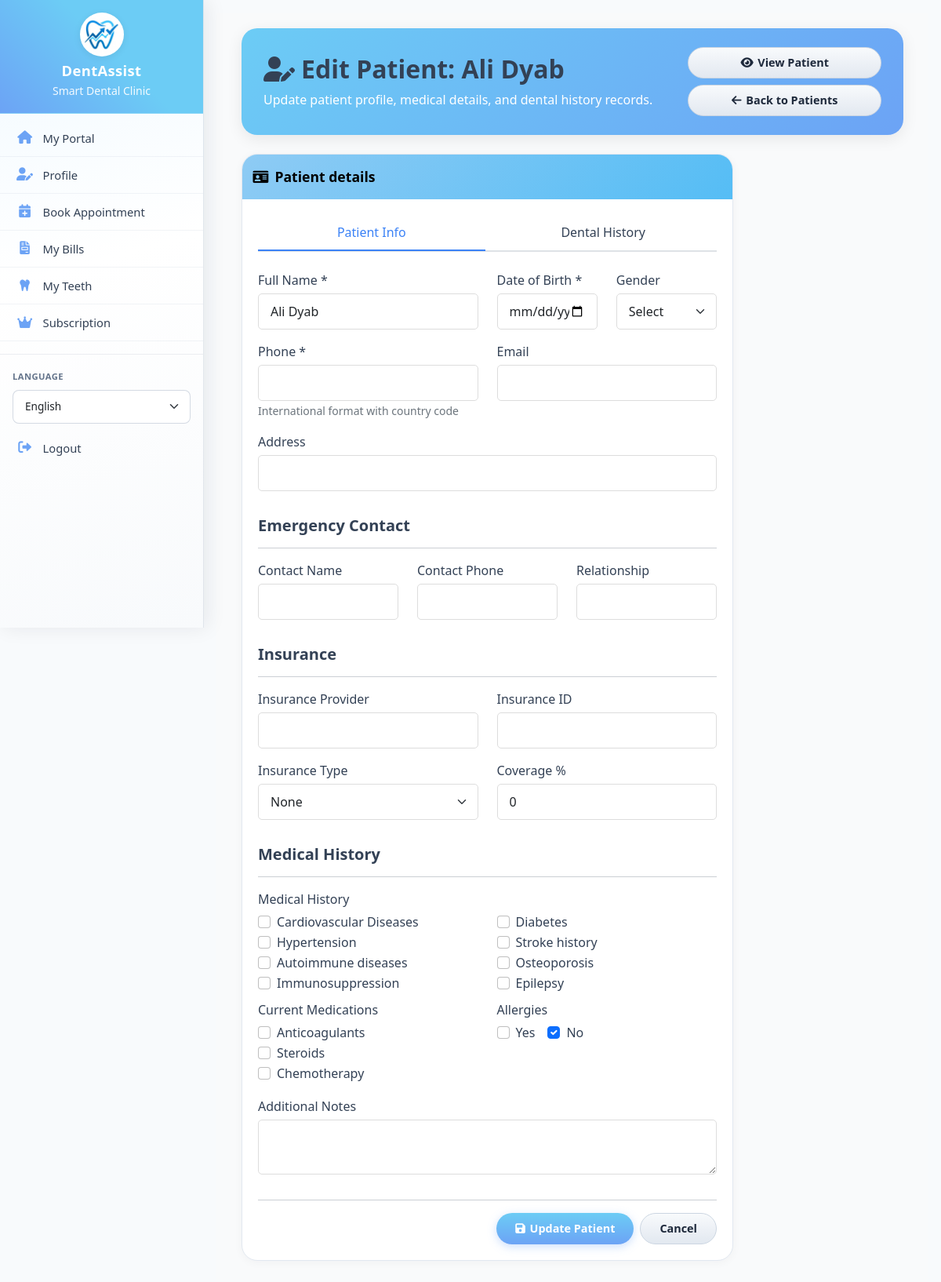
/patients/edit.php?id=30 (signed in), run on the app's committed database.
### tables this page shows
CREATE TABLE `patients` (
  `id` int(11) NOT NULL,
  `user_id` int(11) DEFAULT NULL,
  `full_name` varchar(100) NOT NULL,
  `date_of_birth` date DEFAULT NULL,
  `gender` enum('male','female','other') DEFAULT NULL,
  `phone` varchar(20) DEFAULT NULL,
  `email` varchar(100) DEFAULT NULL,
  `emergency_contact_name` varchar(100) DEFAULT NULL,
  `emergency_contact_phone` varchar(20) DEFAULT NULL,
  `emergency_contact_relation` varchar(50) DEFAULT NULL,
  `insurance_provider` varchar(100) DEFAULT NULL,
  `insurance_id` varchar(50) DEFAULT NULL,
  `insurance_type` enum('Private','Social Security','Medicaid','None') DEFAULT 'None',
  `insurance_coverage` int(11) DEFAULT 0,
  `medical_history` text DEFAULT NULL,
  `allergies` text DEFAULT NULL,
  `current_medications` text DEFAULT NULL,
  `past_surgeries` text DEFAULT NULL,
  `chronic_conditions` text DEFAULT NULL,
  `dental_history` text DEFAULT NULL,
  `previous_dentist` varchar(100) DEFAULT NULL,
  `last_visit_date` date DEFAULT NULL,
  `address_line1` varchar(255) DEFAULT NULL,
  `address_line2` varchar(255) DEFAULT NULL,
  `address` varchar(500) DEFAULT NULL,
  `city` varchar(100) DEFAULT NULL,
  `state` varchar(50) DEFAULT NULL,
  `postal_code` varchar(20) DEFAULT NULL,
  `country` varchar(50) DEFAULT 'USA',
  `points` int(11) DEFAULT 0,
  `subscription_type` enum('none','basic','premium','family') DEFAULT 'none',
  `subscription_start_date` date DEFAULT NULL,
  `subscription_end_date` date DEFAULT NULL,
  `referral_code` varchar(20) DEFAULT NULL,
  `referred_by` int(11) DEFAULT NULL,
  `created_at` timestamp NOT NULL DEFAULT current_timestamp(),
  `updated_at` timestamp NOT NULL DEFAULT current_timestamp() ON UPDATE current_timestamp(),
  `created_by` int(11) DEFAULT NULL,
  `subscription_status` enum('none','pending','active','expired') DEFAULT 'none'
);

### patients/edit.php (the view, shortened to what the rows shown need)
<?php
require_once __DIR__ . '/../api/_helpers.php';
$patientId = (int) ($_GET['id'] ?? 0);
$patient = repo_patient_find_by_id($patientId);
$existingAllergies = strtolower(trim((string) ($patient['allergies'] ?? '')));
$allergiesYesChecked = $existingAllergies === 'yes';
$allergiesNoChecked = !$allergiesYesChecked;
include '../layouts/header.php';
?>
<div class="container-fluid bills-page patients-edit-page">
    <div class="bills-queue-header">
        <div class="row align-items-center bills-queue-header-inner">
            <div class="col-12 col-lg-8">
                <h2 class="mb-2 fw-bold">
                    <i class="fas fa-user-edit me-2 opacity-90" aria-hidden="true"></i>Edit Patient: <?php echo htmlspecialchars($patient['full_name']); ?>
                </h2>
                <p class="mb-0 opacity-90">Update patient profile, medical details, and dental history records.</p>
            </div>
        </div>
    </div>
    <div class="row">
        <div class="col-12 col-xl-9 col-lg-10">
            <div class="card bills-dash-section-card form-card patients-edit-form-card">
                <div class="card-body">
                    <form method="POST" action="" enctype="multipart/form-data" id="patientForm">
                <div class="tab-content">
                    <div class="tab-pane active" id="info" role="tabpanel">
                        <div class="row">
                            <div class="col-md-6 mb-3">
                                <label class="form-label">Full Name *</label>
                                <input type="text" class="form-control" name="full_name" value="<?php echo htmlspecialchars($patient['full_name']); ?>" required>
                            </div>
                            <div class="col-md-6 mb-3">
                                <label class="form-label">Insurance Type</label>
                                <select class="form-select" name="insurance_type">
                                    <option value="None" <?php echo ($patient['insurance_type'] ?? 'None') == 'None' ? 'selected' : ''; ?>>None</option>
                                </select>
                            </div>
                            <div class="col-md-6 mb-3">
                                <label class="form-label">Coverage %</label>
                                <input type="number" class="form-control" name="insurance_coverage" min="0" max="100" value="<?php echo (int)($patient['insurance_coverage'] ?? 0); ?>">
                            </div>
                            <div class="col-md-6 mb-3">
                                <div class="d-flex gap-3 align-items-center">
                                    <div class="form-check">
                                        <input class="form-check-input" type="checkbox" name="allergies_yes" value="1" id="allergies_yes" <?php echo $allergiesYesChecked ? 'checked' : ''; ?>>
                                        <label class="form-check-label" for="allergies_yes">Yes</label>
                                    </div>
                                    <div class="form-check">
                                        <input class="form-check-input" type="checkbox" name="allergies_no" value="1" id="allergies_no" <?php echo $allergiesNoChecked ? 'checked' : ''; ?>>
                                        <label class="form-check-label" for="allergies_no">No</label>
                                    </div>
                                </div>
                            </div>
                        </div>
                    </div>
                </div>
                    </form>
                </div>
            </div>
        </div>
    </div>
</div>
<?php include '../layouts/footer.php'; ?>
<link rel="stylesheet" href="https://cdn.jsdelivr.net/npm/intl-tel-input@18/build/css/intlTelInput.css">

### data on the page
patients: full_name "Ali Dyab", insurance_type "None", insurance_coverage "0", allergies "☑"

### other printed values
__('smart_dental_clinic', 'Smart Dental Clinic') "Smart Dental Clinic"
__('my_portal', 'My Portal') "My Portal"
__('profile', 'Profile') "Profile"
__('book_appointment', 'Book Appointment') "Book Appointment"
__('my_bills', 'My Bills') "My Bills"
__('my_teeth', 'My Teeth') "My Teeth"
__('subscription', 'Subscription') "Subscription"
__('language', 'Language') "LANGUAGE"
__('logout', 'Logout') "Logout"
